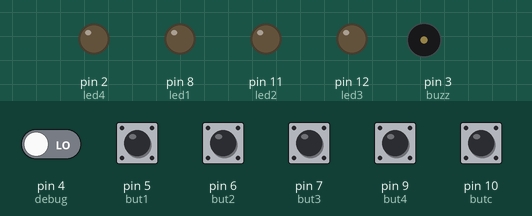
Simulated run of this sketch. Board: Arduino Uno, built with avr-gcc and run on an emulated ATmega328P. Shown: output pins drawn as LEDs (lit = HIGH), buzzer (waves = sounding). The test bench sets the inputs (shaded band); at power-on: pin 4 (debug), pin 5 (but1), pin 6 (but2), pin 7 (but3), pin 9 (but4), pin 10 (butc) LOW. What the sketch prints to the serial monitor is not drawn.

Above: at 1.2 s.
1.3 s: pin 5 (but1) pulled HIGH for 1 s
At 2.1 s:
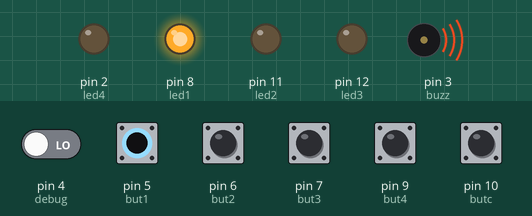
3.8 s: pin 6 (but2) pulled HIGH for 0.15 s
At 3.88 s:
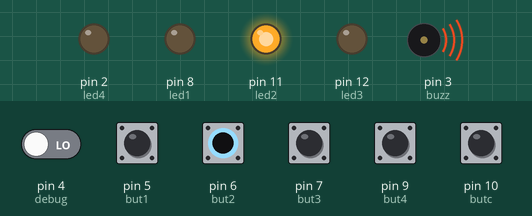
5.4 s: pin 7 (but3) pulled HIGH for 0.15 s
At 5.48 s:
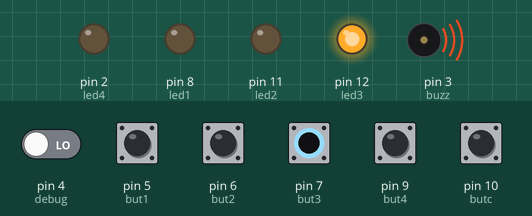
7.0 s: pin 9 (but4) pulled HIGH for 0.15 s
At 7.08 s:
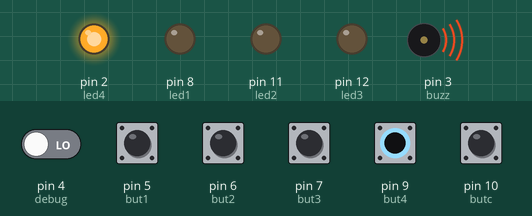
Timing chart, 0 to 9.6 s (numbered marks = the images above; inputs shaded):
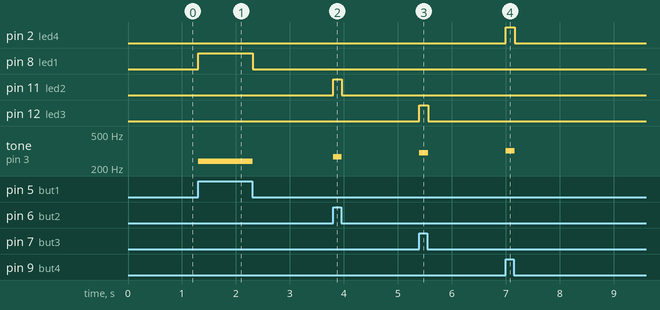

The sketch:

sketch_jun19a_SAREGAMA1.ino
```cpp
const int led1 = 8;
const int led2 = 11;
const int led3 = 12;
const int led4 = 2;
const int but1 = 5;
const int but2 = 6;
const int but3 = 7;
const int but4 = 9;
const int butc = 10;
const int buzz = 3;
const int debug = 4;

int buttonState =0;
int butcState =0;
int debugstate=0;

void setup() {

  pinMode(led1, OUTPUT);
  pinMode(led2, OUTPUT);
  pinMode(led3, OUTPUT);
  pinMode(led4, OUTPUT);
  pinMode(but1, INPUT);
  pinMode(but2, INPUT);
  pinMode(but3, INPUT);
  pinMode(but4, INPUT);
  pinMode(buzz, OUTPUT);
  pinMode(butc, INPUT);
  pinMode(debug, INPUT);
  Serial.begin(9600);
  noTone(buzz);
}

void loop() {
//Find BUTCSTATE
butcState = digitalRead(butc);
debugstate = digitalRead(debug);

// Find Which Button is pressed
 if( digitalRead(but1) == 1)
 {
    buttonState = 1;
 }
 else if(digitalRead(but2) == 1)
 {
    buttonState = 2;
 }
 else if(digitalRead(but3) == 1)
 {
    buttonState = 3;
 }
 else if(digitalRead(but4) == 1)
 {
    buttonState = 4;
 }
 else
    buttonState = 0;

int arr[8] = {240,270,300,320,360,400,450,490};

// Play tones and light
 if( buttonState == 1)
 {
    if( butcState == 1)
        tone(buzz,arr[4],30);
    else
        tone(buzz,arr[0],30);
    digitalWrite(led1, HIGH);
    delay(20);
    digitalWrite(led1, LOW);
 }
 else if(buttonState == 2)
 {
    if( butcState == 1)
        tone(buzz,arr[5],30);
    else
        tone(buzz,arr[1],30);
    digitalWrite(led2, HIGH);
    delay(20);
    digitalWrite(led2, LOW);
 }
 else if(buttonState == 3)
 {
    if( butcState == 1)
        tone(buzz,arr[6],30);
    else
        tone(buzz,arr[2],30);
    digitalWrite(led3, HIGH);
    delay(20);
    digitalWrite(led3, LOW);
 }
 else if(buttonState == 4)
 {
    if( butcState == 1)
        tone(buzz,arr[7],30);
    else
        tone(buzz,arr[3],30);
    digitalWrite(led4, HIGH);
    delay(20);
    digitalWrite(led4, LOW);
 }
 else
    noTone(buzz);

 Serial.println(debugstate);


}
```

Measured:
- after the input at 1.3 s, pin 8 (led1): LOW → HIGH at once, → LOW 1.0 s later; tone on pin 3 (buzz): silent → 240 Hz at once, → silent 1.0 s later
- after the input at 3.8 s, pin 11 (led2): LOW → HIGH at once, → LOW 0.16 s later; tone on pin 3 (buzz): silent → 270 Hz at once, → silent 0.16 s later
- after the input at 5.4 s, pin 12 (led3): LOW → HIGH at once, → LOW 0.16 s later; tone on pin 3 (buzz): silent → 300 Hz at once, → silent 0.16 s later
- after the input at 7.0 s, pin 2 (led4): LOW → HIGH at once, → LOW 0.16 s later; tone on pin 3 (buzz): silent → 320 Hz at once, → silent 0.16 s later
